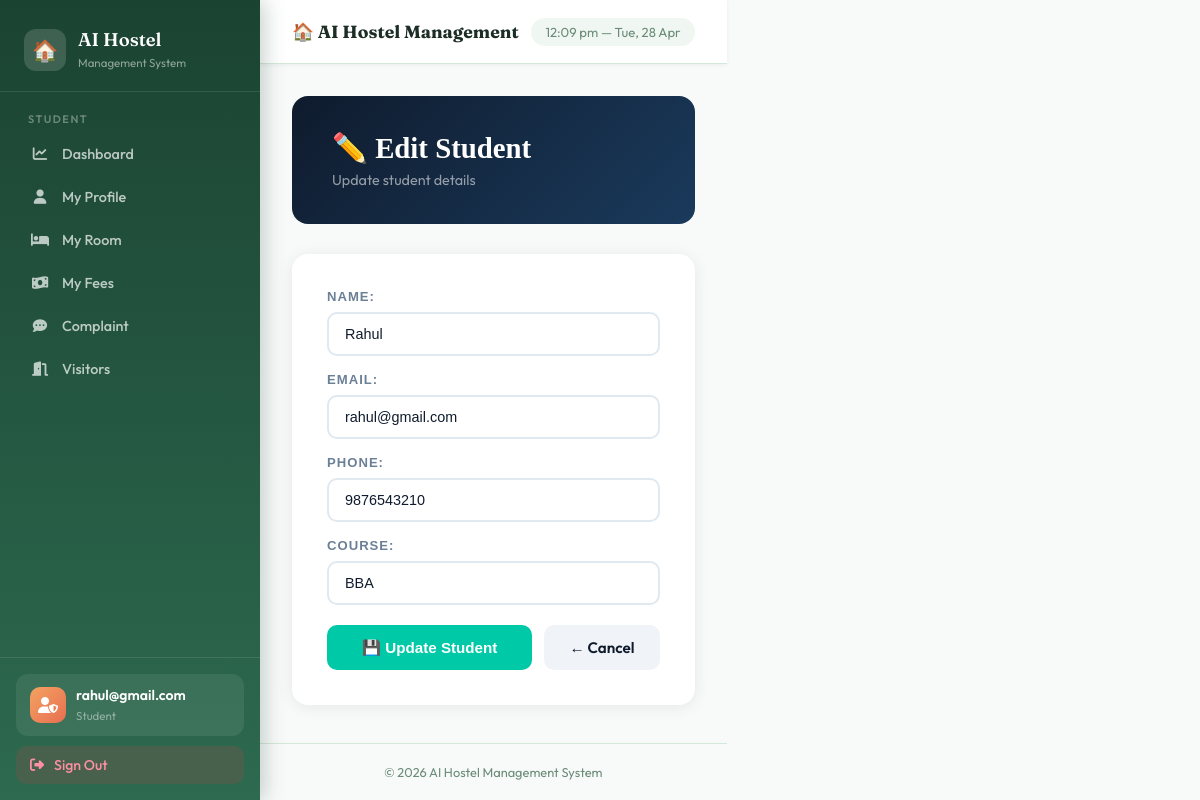
The page /edit_student/1/ (signed in) on the database its author committed.
### hostel_app/models.py (models this page shows, shortened)
class Student(models.Model):
    user = models.OneToOneField(User, on_delete=models.CASCADE, null=True, blank=True)
    name = models.CharField(max_length=100)
    email = models.EmailField(unique=True)
    phone = models.CharField(max_length=15)
    course = models.CharField(max_length=100)
    room_number = models.IntegerField(null=True, blank=True)

### hostel_app/views.py (the view)
# urls.py: path('edit_student/<int:id>/', views.edit_student, name='edit_student'),
@login_required(login_url='login')
def edit_student(request, id):
    student = get_object_or_404(Student, id=id)
    form = StudentForm(request.POST or None, instance=student)
    if form.is_valid():
        form.save()
        return redirect('student_list')
    return render(request, 'hostel_app/edit_student.html', {'form': form})

### hostel_app/forms.py
class StudentForm(forms.ModelForm):
    class Meta:
        model = Student
        fields = ['name', 'email', 'phone', 'course']

### hostel_app/templates/hostel_app/edit_student.html (shortened to what this page needs)
{% extends 'hostel_app/base.html' %}
{% block content %}
<div style="
    background: linear-gradient(135deg, #0f1b2d 0%, #1a3a5c 100%);
    border-radius: 16px;
    padding: 35px 40px;
    margin-bottom: 30px;
">
    <h2 style="font-family:'Playfair Display',serif; color:white; font-size:1.8rem; margin-bottom:6px;">✏️ Edit Student</h2>
    <p style="color:rgba(255,255,255,0.55); font-size:0.9rem;">Update student details</p>
</div>
<div style="
    background:white;
    border-radius:16px;
    padding:35px;
    box-shadow:0 2px 16px rgba(15,27,45,0.08);
    max-width:600px;
">
    <form method="POST">
        <div style="margin-bottom:20px;">
            {{ form.as_p }}
        </div>
        <div style="display:flex; gap:12px;">
            <button type="submit" style="
                padding:13px 35px;
                background:#00c9a7;
                color:white;
                border:none;
                border-radius:10px;
                font-size:0.95rem;
                font-weight:600;
                cursor:pointer;
                font-family:'DM Sans',sans-serif;
            "
            onmouseover="this.style.background='#00a68a'"
            onmouseout="this.style.background='#00c9a7'">
                💾 Update Student
            </button>
            <a href="/students/" style="
                padding:13px 25px;
                background:#f0f4f8;
                color:#0f1b2d;
                text-decoration:none;
                border-radius:10px;
                font-size:0.95rem;
                font-weight:600;
            ">← Cancel</a>
        </div>
    </form>
</div>
{% endblock %}

### hostel_app/templates/hostel_app/base.html (shortened to what this page needs)
<!DOCTYPE html>
<html lang="en">
<head>
<link href="https://cdnjs.cloudflare.com/ajax/libs/font-awesome/6.5.0/css/all.min.css" rel="stylesheet">
</head>
<body>
<div style="display:flex;">
<aside class="sidebar">
<div class="sidebar-brand">
<div class="logo">
<div class="logo-icon">🏠</div>
<div>
<h2>AI Hostel</h2>
<span>Management System</span>
</div>
</div>
</div>
<nav class="sidebar-nav">
{% if request.user.is_staff %}
<div class="nav-section">
<div class="nav-section-title">Main</div>
<a href="/"><i class="fas fa-house"></i> Home</a>
<a href="/dashboard/"><i class="fas fa-chart-line"></i> Dashboard</a>
</div>
<div class="nav-section">
<div class="nav-section-title">Management</div>
<a href="/add-student/"><i class="fas fa-user-plus"></i> Add Student</a>
<a href="/students/"><i class="fas fa-users"></i> Students</a>
<a href="/rooms/"><i class="fas fa-bed"></i> Rooms</a>
<a href="/fees/"><i class="fas fa-money-bill-wave"></i> Fees</a>
</div>
<div class="nav-section">
<div class="nav-section-title">Support</div>
<a href="/complaint/"><i class="fas fa-comment-dots"></i> Complaints</a>
<a href="/visitor/"><i class="fas fa-door-open"></i> Visitors</a>
</div>
{% else %}
<div class="nav-section">
<div class="nav-section-title">Student</div>
<a href="{% url 'student_dashboard' %}">
<i class="fas fa-chart-line"></i> Dashboard
</a>
<a href="{% url 'student_profile' %}">
<i class="fas fa-user"></i> My Profile
</a>
<a href="{% url 'my_room' %}">
<i class="fas fa-bed"></i> My Room
</a>
<a href="{% url 'my_fees' %}">
<i class="fas fa-money-bill-wave"></i> My Fees
</a>
<a href="{% url 'student_complaint' %}">
<i class="fas fa-comment-dots"></i> Complaint
</a>
<a href="{% url 'visitor_request' %}">
<i class="fas fa-door-open"></i> Visitors
</a>
</div>
{% endif %}
</nav>
<div class="sidebar-bottom">
<div class="admin-badge">
<div class="admin-avatar">
<i class="fas fa-user-shield"></i>
</div>
<div class="admin-info">
<h4>{{ request.user.username|default:"User" }}</h4>
<span>
{% if request.user.is_staff %}
Administrator
{% else %}
Student
{% endif %}
</span>
</div>
</div>
<a href="{% url 'logout' %}" class="logout-btn">
<i class="fas fa-sign-out-alt"></i>
Sign Out
</a>
</div>
</aside>
<div class="main-content">
<div class="topbar">
<h3>🏠 AI Hostel Management</h3>
<div class="topbar-time" id="topbar-time"></div>
</div>
<div class="page-content">
{% block content %}{% endblock %}
</div>
<div class="footer">
© 2026 AI Hostel Management System
</div>
</div>
</div>
</body>
</html>

### hostel_app/templates/hostel_app/base.html (style rules this page uses)
:root { --primary:#2d6a4f; --primary-light:#52b788; --primary-pale:#d8f3dc; --accent:#f4a261; --accent-dark:#e76f51; --bg:#f8faf9; --surface:#ffffff; --surface2:#f0f7f2; --text:#1b2d25; --text-muted:#6b8c78; --border:#d4e8da; --danger:#e63946; --shadow-sm:0 1px 4px rgba(45,106,79,0.08); --radius:14px; --radius-sm:8px; }
* { margin:0;padding:0;box-sizing:border-box; }
body { font-family:'Outfit',sans-serif; background:var(--bg); min-height:100vh; color:var(--text); }
.sidebar { width:260px; background:linear-gradient(180deg,#1b4332 0%,#2d6a4f 100%); min-height:100vh; position:fixed; left:0; top:0; z-index:100; display:flex; flex-direction:column; box-shadow:4px 0 20px rgba(27,67,50,0.25); }
.sidebar-brand { padding:28px 24px 20px; border-bottom:1px solid rgba(255,255,255,0.1); }
.logo { display:flex; align-items:center; gap:12px; }
.logo-icon { width:42px; height:42px; background:rgba(255,255,255,0.15); border-radius:12px; display:flex; align-items:center; justify-content:center; font-size:1.3rem; }
.sidebar-brand h2 { font-family:'Fraunces',serif; color:white; font-size:1.15rem; font-weight:600; }
.sidebar-brand span { font-size:0.72rem; color:rgba(255,255,255,0.5); }
.sidebar-nav { flex:1; padding:20px 16px; overflow-y:auto; }
.nav-section { margin-bottom:24px; }
.nav-section-title { font-size:0.68rem; text-transform:uppercase; letter-spacing:1.5px; color:rgba(255,255,255,0.35); font-weight:600; padding:0 12px; margin-bottom:8px; }
.sidebar-nav a { display:flex; align-items:center; gap:12px; padding:11px 14px; color:rgba(255,255,255,0.7); text-decoration:none; border-radius:10px; font-size:0.9rem; font-weight:500; transition:all 0.2s; margin-bottom:3px; }
.sidebar-nav a i { width:20px; text-align:center; font-size:0.9rem; }
.sidebar-bottom { padding:16px; border-top:1px solid rgba(255,255,255,0.1); }
.admin-badge { display:flex; align-items:center; gap:10px; padding:12px 14px; background:rgba(255,255,255,0.08); border-radius:12px; margin-bottom:10px; }
.admin-avatar { width:36px; height:36px; background:linear-gradient(135deg,var(--accent),var(--accent-dark)); border-radius:10px; display:flex; align-items:center; justify-content:center; color:white; font-size:1rem; }
.admin-info h4 { color:white; font-size:0.88rem; font-weight:600; }
.admin-info span { color:rgba(255,255,255,0.45); font-size:0.72rem; }
.logout-btn { display:flex; align-items:center; gap:10px; width:100%; padding:10px 14px; background:rgba(230,57,70,0.15); color:#ff8fa3; border:none; border-radius:10px; font-family:'Outfit',sans-serif; font-size:0.88rem; font-weight:500; cursor:pointer; text-decoration:none; transition:background 0.2s; }
.main-content { margin-left:260px; min-height:100vh; display:flex; flex-direction:column; }
.topbar { background:white; padding:0 32px; height:64px; display:flex; align-items:center; justify-content:space-between; border-bottom:1px solid var(--border); box-shadow:var(--shadow-sm); position:sticky; top:0; z-index:50; }
.topbar h3 { font-family:'Fraunces',serif; font-size:1.1rem; color:var(--text); }
.topbar-time { font-size:0.82rem; color:var(--text-muted); background:var(--surface2); padding:6px 14px; border-radius:20px; }
.page-content { padding:32px; flex:1; }
.footer { text-align:center; padding:20px; color:var(--text-muted); font-size:0.8rem; border-top:1px solid var(--border); }

### hostel_app/templates/hostel_app/edit_student.html (style rules this page uses)
form p { margin-bottom: 16px; }
form p label { display: block; font-size: 0.82rem; font-weight: 600; color: #6b7f96; text-transform: uppercase; letter-spacing: 1px; margin-bottom: 8px; font-family: 'DM Sans', sans-serif; }
form p input, form p select, form p textarea { width: 100%; padding: 12px 16px; border: 2px solid #e0e8f0; border-radius: 10px; font-size: 0.9rem; font-family: 'DM Sans', sans-serif; color: #0f1b2d; outline: none; box-sizing: border-box; }

### rows shown on the page
Student: name "Rahul", email "rahul@gmail.com", phone "9876543210", course "BBA"

### other values the page prints
{{ request.user.username|default:"User" }} "rahul@gmail.com"
